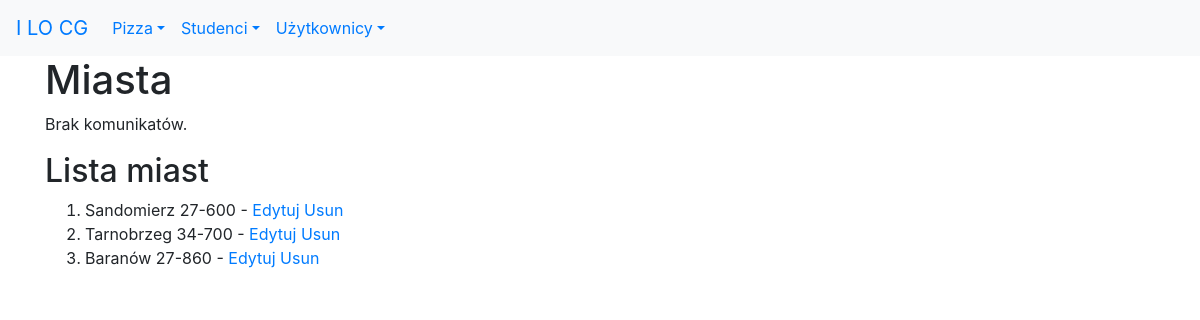
/studenci/miasta/lista, run on an earlier commit of the app's database.
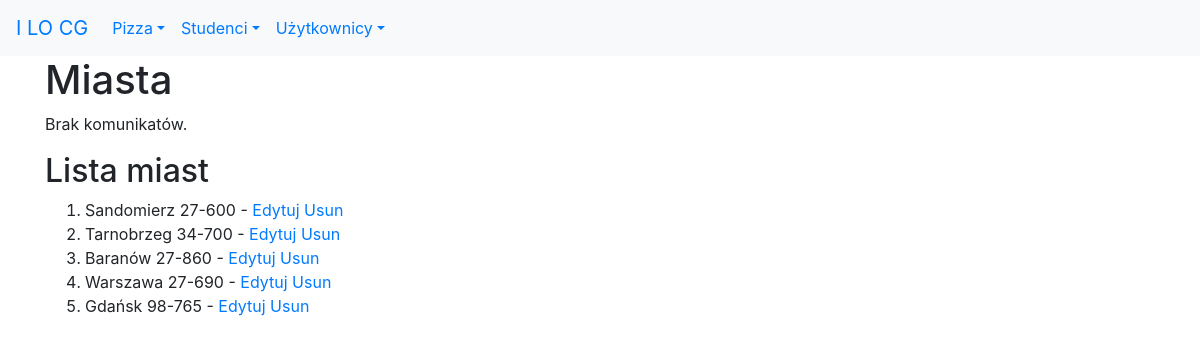
And on a later commit of the database.
### studenci/models.py (models this page shows, shortened)
class Miasto(models.Model):
    nazwa = models.CharField(
        verbose_name='miasto',
        max_length=30,
        help_text='Nazwa miasta')
    kod = models.CharField(
        max_length=6,
        help_text='Kod pocztowy')
    class Meta:
        verbose_name_plural = "miasta"

### studenci/templates/studenci/miasto_list.html
{% extends 'szablon.html' %}
{% block naglowek %}Miasta{% endblock naglowek %}
{% block tresc %}
<h2>Lista miast</h2>
<ol>
    {% for miasto in object_list  %}
        <li>{{ miasto.nazwa }}&nbsp;{{ miasto.kod }} -
             <a href="{% url 'studenci:miasta_edytuj' miasto.id %}">Edytuj</a>
             <a href="{% url 'studenci:miasta_usun' miasto.id %}">Usun</a>
        </li>
    {% endfor %}
</ol>
{% endblock tresc %}

### templates/szablon.html (shortened to what this page needs)
<!DOCTYPE html>
<html lang="pl">
<head>
    <link rel="stylesheet" href="https://stackpath.bootstrapcdn.com/bootstrap/4.3.1/css/bootstrap.min.css">
</head>
<body>
    <nav class="navbar navbar-expand-sm bg-light">
        <a class="navbar-brand" href="http://lo1.sandomierz.pl">I LO CG</a>
        <div class="collapse navbar-collapse" id="collapsibleNavbar">
            <ul class="navbar-nav">
            <li class="nav-item dropdown">
                <a href="#" class="nav-link dropdown-toggle" data-toggle="dropdown" role="button">Pizza</a>
            </li>
            <li class="nav-item dropdown">
                <a href="#" class="nav-link dropdown-toggle" data-toggle="dropdown" role="button">Studenci</a>
            </li>
            <li class="nav-item dropdown">
                <a href="#" class="nav-link dropdown-toggle" data-toggle="dropdown" role="button">Użytkownicy</a>
            </li>
            </ul>
        </div>
    </nav>
    <div class="container">
        <div class="row">
            <div class="col">
    <h1>{% block naglowek %}Aplikacja Django{% endblock naglowek %}</h1>
    {% if messages %}
    <ul>
        {% for komunikat in messages %}
        <li>{{ komunikat }}</li>
        {% endfor %}
    </ul>
    {% else %}
        <p>Brak komunikatów.</p>
    {% endif %}
    {% block tresc %}{% endblock tresc %}
            </div>
        </div>
    </div>
</body>
</html>

What changed in the data, as far as the page shows it:
added Miasto: nazwa "Warszawa", kod "27-690"
added Miasto: nazwa "Gdańsk", kod "98-765"
